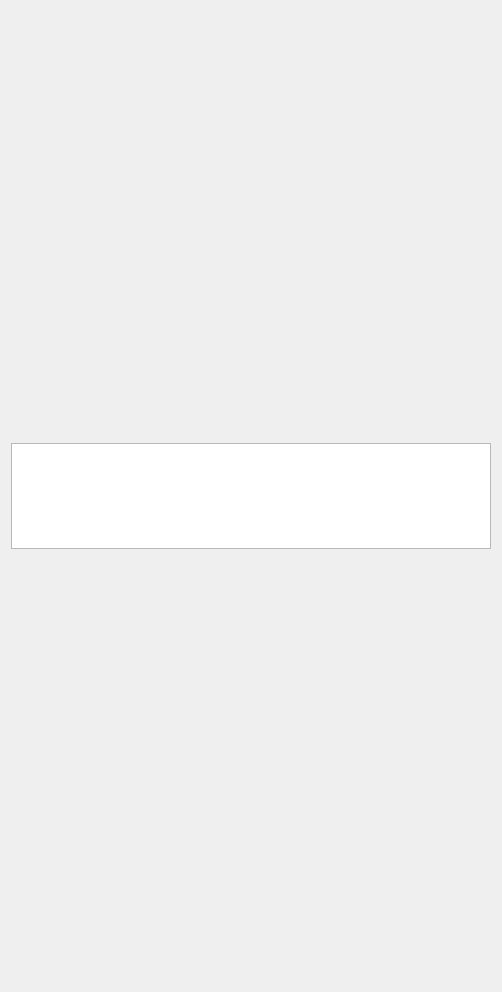
<?xml version="1.0" encoding="UTF-8"?>
<ui version="4.0">
 <class>measure</class>
 <widget class="QWidget" name="measure">
  <property name="geometry">
   <rect>
    <x>0</x>
    <y>0</y>
    <width>502</width>
    <height>992</height>
   </rect>
  </property>
  <property name="windowTitle">
   <string>Placeholder Window Title</string>
  </property>
  <layout class="QVBoxLayout" name="verticalLayout">
   <item>
    <layout class="QVBoxLayout" name="measure_verticalLayout" stretch="4,1,4">
     <property name="sizeConstraint">
      <enum>QLayout::SetNoConstraint</enum>
     </property>
     <item>
      <widget class="QWidget" name="measure_graph_mean" native="true">
       <property name="sizePolicy">
        <sizepolicy hsizetype="Expanding" vsizetype="Expanding">
         <horstretch>0</horstretch>
         <verstretch>0</verstretch>
        </sizepolicy>
       </property>
      </widget>
     </item>
     <item>
      <widget class="QTableView" name="measure_info"/>
     </item>
     <item>
      <widget class="QWidget" name="measure_graph_output" native="true"/>
     </item>
    </layout>
   </item>
  </layout>
 </widget>
 <resources/>
 <connections/>
</ui>
